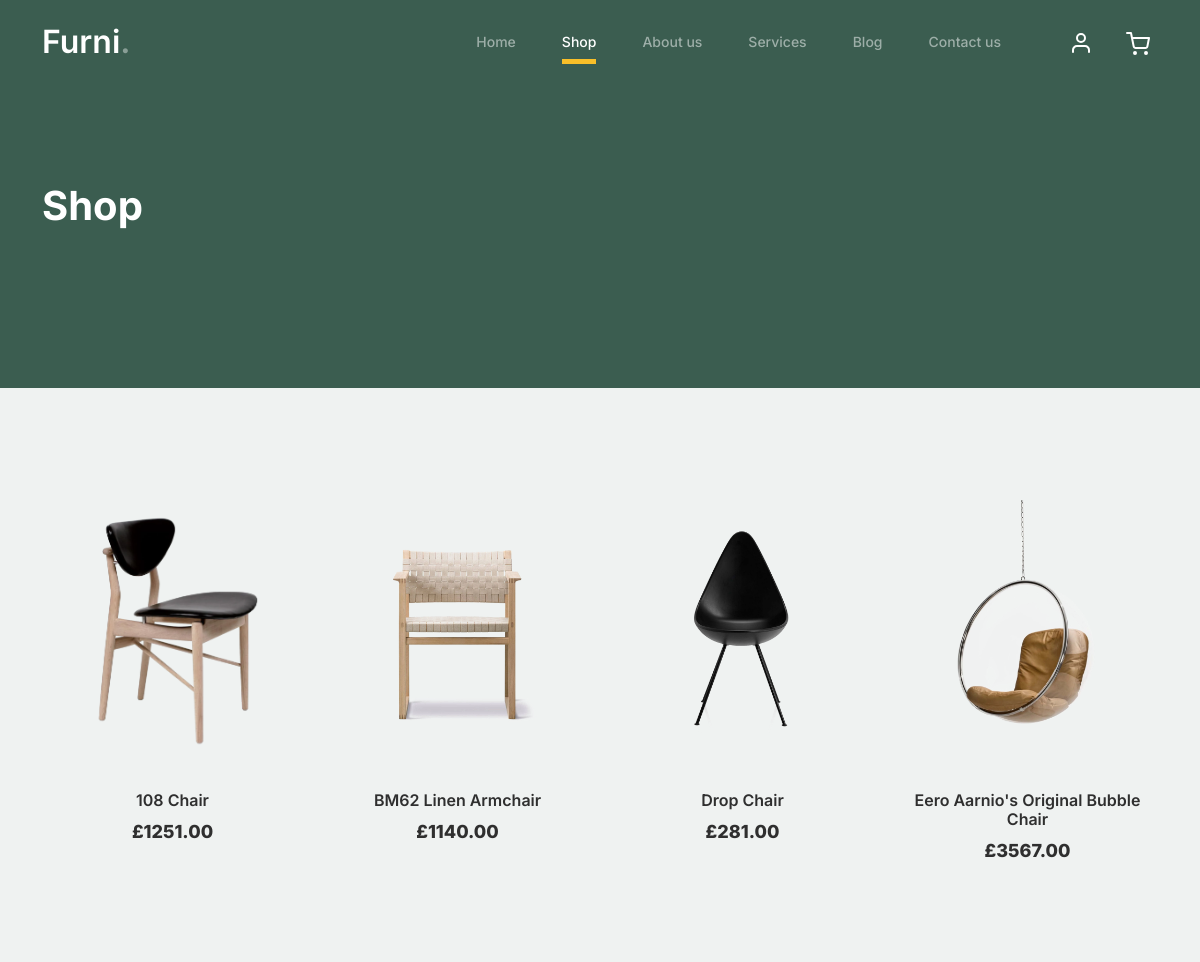
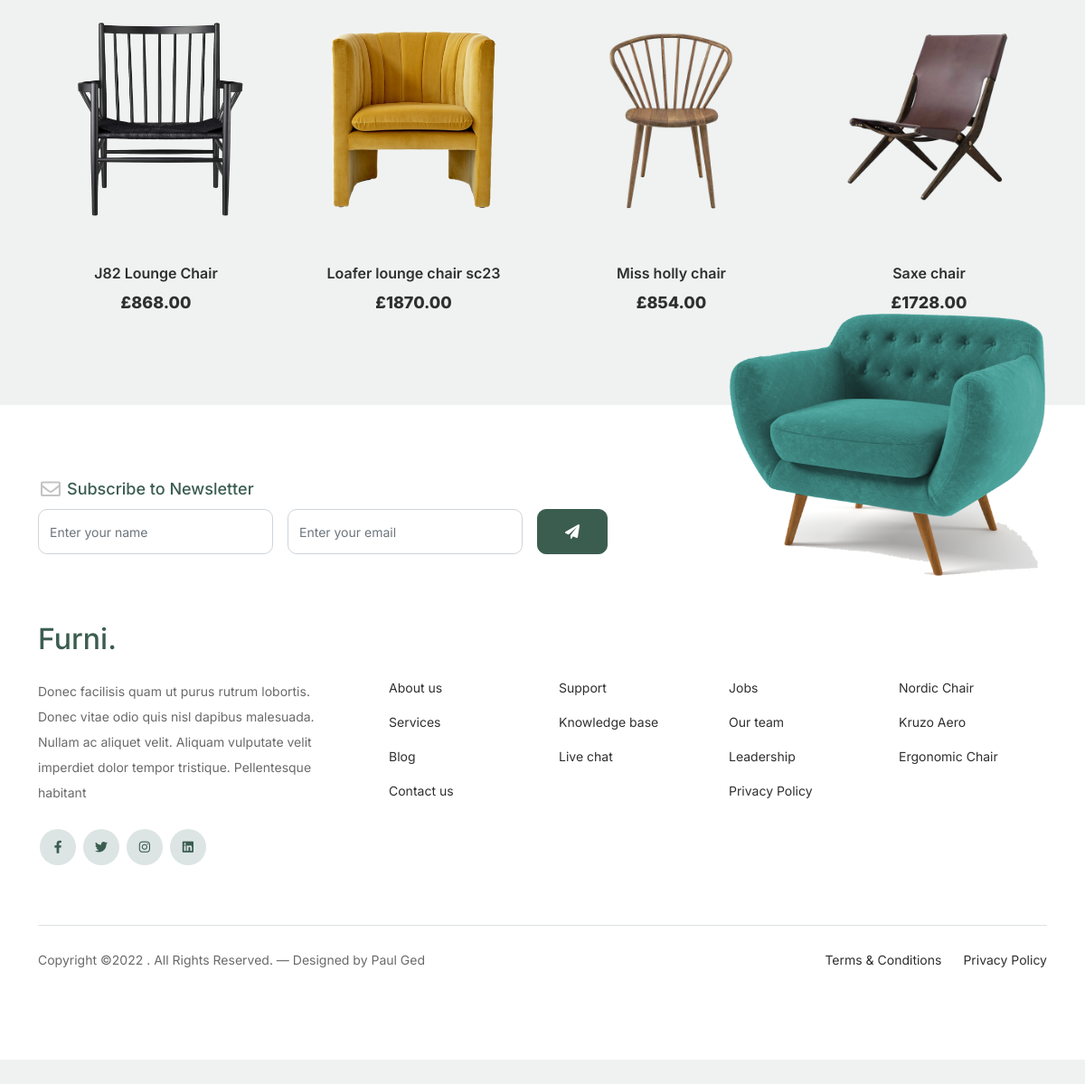
Page /shop on the committed database (2 pictures, top to bottom).
### main.py (models this page shows)
class ProductCatalog(db.Model):
    id = db.Column(db.Integer, primary_key=True)
    name = db.Column(db.String(200), nullable=False)
    price = db.Column(db.Integer, nullable=False)
    image_file_name = db.Column(db.String(300), nullable=False)

### main.py (the view)
@app.route('/shop')
def shop():
    product_list = ProductCatalog.query.all()
    return render_template('shop.html', products=product_list)

### templates/shop.html (shortened to what this page needs)
<!doctype html>
<html lang="en">
<head>
    <link href="{{ url_for('static', filename='css/bootstrap.min.css') }}" rel="stylesheet">
    <link href="https://cdnjs.cloudflare.com/ajax/libs/font-awesome/6.0.0-beta3/css/all.min.css" rel="stylesheet">
    <link href="{{ url_for('static', filename='css/tiny-slider.css') }}" rel="stylesheet">
    <link href="{{ url_for('static', filename='css/style.css') }}" rel="stylesheet">
</head>
<body>
<nav class="custom-navbar navbar navbar navbar-expand-md navbar-dark bg-dark" arial-label="Furni navigation bar">
    <div class="container">
        <a class="navbar-brand" href="{{ url_for('home') }}">Furni<span>.</span></a>
        <div class="collapse navbar-collapse" id="navbarsFurni">
            <ul class="custom-navbar-nav navbar-nav ms-auto mb-2 mb-md-0">
                <li><a class="nav-link" href="{{ url_for('home') }}">Home</a></li>
                <li class="nav-item active"><a class="nav-link" href="{{ url_for('shop') }}">Shop</a></li>
                <li><a class="nav-link" href="{{ url_for('about') }}">About us</a></li>
                <li><a class="nav-link" href="{{ url_for('services') }}">Services</a></li>
                <li><a class="nav-link" href="{{ url_for('blog') }}">Blog</a></li>
                <li><a class="nav-link" href="{{ url_for('contact') }}">Contact us</a></li>
            </ul>
            <ul class="custom-navbar-cta navbar-nav mb-2 mb-md-0 ms-5">
                <li><a class="nav-link" href="#"><img src="{{ url_for('static', filename='img/user.svg') }}"></a></li>
                <li><a class="nav-link" href="{{ url_for('cart') }}"><img
                        src="{{ url_for('static', filename='img/cart.svg') }}"></a></li>
            </ul>
        </div>
    </div>
</nav>
<div class="hero">
    <div class="container">
        <div class="row justify-content-between">
            <div class="col-lg-5">
                <div class="intro-excerpt">
                    <h1>Shop</h1>
                </div>
            </div>
            <div class="col-lg-7">
            </div>
        </div>
    </div>
</div>
            <div class="untree_co-section product-section before-footer-section">
                <div class="container">
                    <div class="row">
                        {% for product in products %}
                        <div class="col-12 col-md-4 col-lg-3 mb-5">
                            <a class="product-item" href="{{ url_for('cookies', pid=product['id']) }}">
                                <img src="{{ url_for('static', filename='img/'+ product['image_file_name']) }}"
                                     class="img-fluid product-thumbnail">
                                <h3 class="product-title">{{ product['name'] }}</h3>
                                <strong class="product-price">£{{ product['price']/100 }}0</strong>
                            </a>
                        </div>
                        {% endfor %}
                    </div>
                </div>
                <footer class="footer-section">
                    <div class="container relative">
                        <div class="sofa-img">
                            <img src="{{ url_for('static', filename='img/sofa.png') }}" alt="Image" class="img-fluid">
                        </div>
                        <div class="row">
                            <div class="col-lg-8">
                                <div class="subscription-form">
                                    <h3 class="d-flex align-items-center"><span class="me-1"><img
                                            src="{{ url_for('static', filename='img/envelope-outline.svg') }}"
                                            alt="Image" class="img-fluid"></span><span>Subscribe to Newsletter</span>
                                    </h3>
                                    <form action="#" class="row g-3">
                                        <div class="col-auto">
                                            <input type="text" class="form-control" placeholder="Enter your name">
                                        </div>
                                        <div class="col-auto">
                                            <input type="email" class="form-control" placeholder="Enter your email">
                                        </div>
                                        <div class="col-auto">
                                            <button class="btn btn-primary">
                                                <span class="fa fa-paper-plane"></span>
                                            </button>
                                        </div>
                                    </form>
                                </div>
                            </div>
                        </div>
                        <div class="row g-5 mb-5">
                            <div class="col-lg-4">
                                <div class="mb-4 footer-logo-wrap"><a href="#"
                                                                      class="footer-logo">Furni<span>.</span></a></div>
                                <p class="mb-4">Donec facilisis quam ut purus rutrum lobortis. Donec vitae odio quis
                                    nisl dapibus malesuada. Nullam ac aliquet velit. Aliquam vulputate velit imperdiet
                                    dolor tempor tristique. Pellentesque habitant</p>
                                <ul class="list-unstyled custom-social">
                                    <li><a href="#"><span class="fa fa-brands fa-facebook-f"></span></a></li>
                                    <li><a href="#"><span class="fa fa-brands fa-twitter"></span></a></li>
                                    <li><a href="#"><span class="fa fa-brands fa-instagram"></span></a></li>
                                    <li><a href="#"><span class="fa fa-brands fa-linkedin"></span></a></li>
                                </ul>
                            </div>
                            <div class="col-lg-8">
                                <div class="row links-wrap">
                                    <div class="col-6 col-sm-6 col-md-3">
                                        <ul class="list-unstyled">
                                            <li><a href="#">About us</a></li>
                                            <li><a href="#">Services</a></li>
                                            <li><a href="#">Blog</a></li>
                                            <li><a href="#">Contact us</a></li>
                                        </ul>
                                    </div>
                                    <div class="col-6 col-sm-6 col-md-3">
                                        <ul class="list-unstyled">
                                            <li><a href="#">Support</a></li>
                                            <li><a href="#">Knowledge base</a></li>
                                            <li><a href="#">Live chat</a></li>
                                        </ul>
                                    </div>
                                    <div class="col-6 col-sm-6 col-md-3">
                                        <ul class="list-unstyled">
                                            <li><a href="#">Jobs</a></li>
                                            <li><a href="#">Our team</a></li>
                                            <li><a href="#">Leadership</a></li>
                                            <li><a href="#">Privacy Policy</a></li>
                                        </ul>
                                    </div>
                                    <div class="col-6 col-sm-6 col-md-3">
                                        <ul class="list-unstyled">
                                            <li><a href="#">Nordic Chair</a></li>
                                            <li><a href="#">Kruzo Aero</a></li>
                                            <li><a href="#">Ergonomic Chair</a></li>
                                        </ul>
                                    </div>
                                </div>
                            </div>
                        </div>
                        <div class="border-top copyright">
                            <div class="row pt-4">
                                <div class="col-lg-6">
                                    <p class="mb-2 text-center text-lg-start">Copyright &copy;
                                        . All Rights Reserved. &mdash; Designed by Paul Ged
                                    </p>
                                </div>
                                <div class="col-lg-6 text-center text-lg-end">
                                    <ul class="list-unstyled d-inline-flex ms-auto">
                                        <li class="me-4"><a href="#">Terms &amp; Conditions</a></li>
                                        <li><a href="#">Privacy Policy</a></li>
                                    </ul>
                                </div>
                            </div>
                        </div>
                    </div>
                </footer>
</body>
</html>

### rows in the picture
ProductCatalog: image_file_name (picture), name "108 Chair", product['price']/100 "1251.0"
ProductCatalog: image_file_name (picture), name "BM62 Linen Armchair", product['price']/100 "1140.0"
ProductCatalog: image_file_name (picture), name "Drop Chair", product['price']/100 "281.0"
ProductCatalog: image_file_name (picture), name "Eero Aarnio's Original Bubble Chair", product['price']/100 "3567.0"
ProductCatalog: image_file_name (picture), name "J82 Lounge Chair", product['price']/100 "868.0"
ProductCatalog: image_file_name (picture), name "Loafer lounge chair sc23", product['price']/100 "1870.0"
ProductCatalog: image_file_name (picture), name "Miss holly chair", product['price']/100 "854.0"
ProductCatalog: image_file_name (picture), name "Saxe chair"
